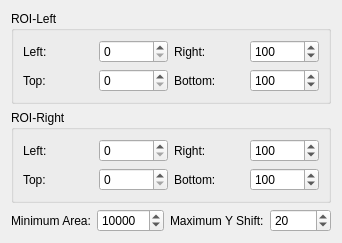
     <widget class="QWidget" name="page_30">
      <layout class="QVBoxLayout" name="verticalLayout_36">
       <item>
        <widget class="QGroupBox" name="groupBox_10">
         <property name="title">
          <string notr="true">ROI-Left</string>
         </property>
         <layout class="QVBoxLayout" name="verticalLayout_35">
          <item>
           <layout class="QHBoxLayout" name="horizontalLayout_107">
            <item>
             <widget class="QLabel" name="label_95">
              <property name="text">
               <string>Left:</string>
              </property>
             </widget>
            </item>
            <item>
             <widget class="QSpinBox" name="cdrCalROILeftspinBox">
              <property name="suffix">
               <string notr="true"/>
              </property>
              <property name="prefix">
               <string notr="true"/>
              </property>
              <property name="maximum">
               <number>65535</number>
              </property>
             </widget>
            </item>
            <item>
             <widget class="QLabel" name="label_96">
              <property name="text">
               <string>Right:</string>
              </property>
             </widget>
            </item>
            <item>
             <widget class="QSpinBox" name="cdrCalROIRightspinBox">
              <property name="suffix">
               <string notr="true"/>
              </property>
              <property name="prefix">
               <string notr="true"/>
              </property>
              <property name="maximum">
               <number>65535</number>
              </property>
              <property name="value">
               <number>100</number>
              </property>
             </widget>
            </item>
           </layout>
          </item>
          <item>
           <layout class="QHBoxLayout" name="horizontalLayout_110">
            <item>
             <widget class="QLabel" name="label_97">
              <property name="text">
               <string>Top:</string>
              </property>
             </widget>
            </item>
            <item>
             <widget class="QSpinBox" name="cdrCalROITopspinBox">
              <property name="suffix">
               <string notr="true"/>
              </property>
              <property name="prefix">
               <string notr="true"/>
              </property>
              <property name="maximum">
               <number>65535</number>
              </property>
             </widget>
            </item>
            <item>
             <widget class="QLabel" name="label_102">
              <property name="text">
               <string>Bottom:</string>
              </property>
             </widget>
            </item>
            <item>
             <widget class="QSpinBox" name="cdrCalROIBottomspinBox">
              <property name="suffix">
               <string notr="true"/>
              </property>
              <property name="prefix">
               <string notr="true"/>
              </property>
              <property name="maximum">
               <number>65535</number>
              </property>
              <property name="value">
               <number>100</number>
              </property>
             </widget>
            </item>
           </layout>
          </item>
         </layout>
        </widget>
       </item>
       <item>
        <widget class="QGroupBox" name="groupBox_11">
         <property name="title">
          <string notr="true">ROI-Right</string>
         </property>
         <layout class="QVBoxLayout" name="verticalLayout_34">
          <item>
           <layout class="QHBoxLayout" name="horizontalLayout_108">
            <item>
             <widget class="QLabel" name="label_98">
              <property name="text">
               <string>Left:</string>
              </property>
             </widget>
            </item>
            <item>
             <widget class="QSpinBox" name="cdrCalROILeft2spinBox">
              <property name="suffix">
               <string notr="true"/>
              </property>
              <property name="prefix">
               <string notr="true"/>
              </property>
              <property name="maximum">
               <number>65535</number>
              </property>
             </widget>
            </item>
            <item>
             <widget class="QLabel" name="label_99">
              <property name="text">
               <string>Right:</string>
              </property>
             </widget>
            </item>
            <item>
             <widget class="QSpinBox" name="cdrCalROIRight2spinBox">
              <property name="suffix">
               <string notr="true"/>
              </property>
              <property name="prefix">
               <string notr="true"/>
              </property>
              <property name="maximum">
               <number>65535</number>
              </property>
              <property name="value">
               <number>100</number>
              </property>
             </widget>
            </item>
           </layout>
          </item>
          <item>
           <layout class="QHBoxLayout" name="horizontalLayout_109">
            <item>
             <widget class="QLabel" name="label_100">
              <property name="text">
               <string>Top:</string>
              </property>
             </widget>
            </item>
            <item>
             <widget class="QSpinBox" name="cdrCalROITop2spinBox">
              <property name="suffix">
               <string notr="true"/>
              </property>
              <property name="prefix">
               <string notr="true"/>
              </property>
              <property name="maximum">
               <number>65535</number>
              </property>
             </widget>
            </item>
            <item>
             <widget class="QLabel" name="label_101">
              <property name="text">
               <string>Bottom:</string>
              </property>
             </widget>
            </item>
            <item>
             <widget class="QSpinBox" name="cdrCalROIBottom2spinBox">
              <property name="suffix">
               <string notr="true"/>
              </property>
              <property name="prefix">
               <string notr="true"/>
              </property>
              <property name="maximum">
               <number>65535</number>
              </property>
              <property name="value">
               <number>100</number>
              </property>
             </widget>
            </item>
           </layout>
          </item>
         </layout>
        </widget>
       </item>
       <item>
        <layout class="QHBoxLayout" name="horizontalLayout_111">
         <item>
          <widget class="QLabel" name="label_103">
           <property name="text">
            <string>Minimum Area:</string>
           </property>
          </widget>
         </item>
         <item>
          <widget class="QSpinBox" name="cdrCalMinAreaspinBox">
           <property name="suffix">
            <string notr="true"/>
           </property>
           <property name="prefix">
            <string notr="true"/>
           </property>
           <property name="maximum">
            <number>999999999</number>
           </property>
           <property name="value">
            <number>10000</number>
           </property>
          </widget>
         </item>
         <item>
          <widget class="QLabel" name="label_104">
           <property name="text">
            <string>Maximum Y Shift:</string>
           </property>
          </widget>
         </item>
         <item>
          <widget class="QSpinBox" name="cdrCalMaxYShiftspinBox">
           <property name="suffix">
            <string notr="true"/>
           </property>
           <property name="prefix">
            <string notr="true"/>
           </property>
           <property name="maximum">
            <number>65535</number>
           </property>
           <property name="value">
            <number>20</number>
           </property>
          </widget>
         </item>
        </layout>
       </item>
      </layout>
     </widget>
